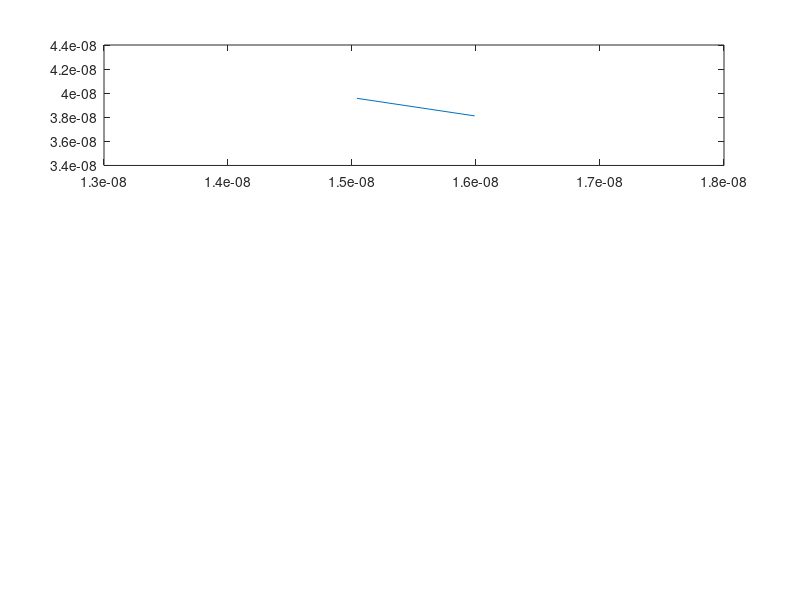

MATLAB code to generate this figure: (Note: this script raises an error after producing the figure.)
clc; close all; clear all;
set(0, 'DefaultFigureWindowStyle', 'docked')

eCount = 1000;      % Total number of electrons
ePlotted = 10;      % Number of Electrons Plotted
dt = 10e-15;        % Time step 10fs -> ( -(Width/100) / vT )
tStop = 200 * dt;	% Stop Time

kB = 1.38066e-23;   % J/K 
m0 = 9.11e-31;
mn = 0.26*m0;

Width = 200e-9;
Height = 100e-9;

% Thermal Velocity
Temp = 300;     % K
vT = sqrt((2*kB*Temp)/mn);

% scattering
% probability of scattering
toggleS = 1;    % Toggle Scattering OFF(0) ON(1)
tmin = 0.2e-12;
pScatter = 1 - exp(-dt/tmin);

mfp = vT * tmin;
fprintf("tmin = %d m\n", tmin);
fprintf("Nominal Mean Free Path = %d m\n", mfp);


% bottlenecking
% Addition of box colliders to the sim
% Providing opposing corners of desired boxes
box = [
    0.8, 0, 1.2, 0.4;
    0.8, 0.6, 1.2, 1;
    ].*1e-7;


% Initializing all electrons with a position and velocity
eObj = struct('x', 0, 'y', 0, 'vx', 0, 'vy', 0, 'vm', 0);  % Electron Object Classification
eCol = rand(eCount,3);   % Random colours for plotting
for i = 1 : eCount
    eObj(i).x = rand()*Width;
    eObj(i).y = rand()*Height;
    for b = 1:size(box,1)
        while eObj(i).x < Width && eObj(i).x > 0 && eObj(i).y < Height && eObj(i).y > 0 && ...
        eObj(i).x <= max(box(b,1),box(b,3)) && eObj(i).x >= min(box(b,1),box(b,3)) && ...
        eObj(i).y <= max(box(b,2),box(b,4)) && eObj(i).y >= min(box(b,2),box(b,4))
            eObj(i).x = rand()*Width;
            eObj(i).y = rand()*Height;
        end
    end
    eObj(i).vx = (sqrt(vT^2 / 2)*randn(1,1));
    eObj(i).vy = (sqrt(vT^2 / 2)*randn(1,1));
    eObj(i).vm = sqrt(eObj(i).vx^2 + eObj(i).vy^2);
end

t = 0;          % Init time
counter = 2;    % Init Counter
while t < tStop

    for i = 1 : eCount
        
        % updating position
        eObj(i).x(counter) = eObj(i).x(counter-1) + eObj(i).vx * dt;
        eObj(i).y(counter) = eObj(i).y(counter-1) + eObj(i).vy * dt;
        
        % scattering effect - Randomize direction/magnitude of velocity
        % probability of scattering based on p.
        if pScatter > rand() && toggleS	% 'if true'
            eObj(i).vx = (sqrt(vT^2 / 2)*randn(1,1));
            eObj(i).vy = (sqrt(vT^2 / 2)*randn(1,1));
        end
        
        
        % magnitude of velocity
        eObj(i).vm = sqrt(eObj(i).vx.^2 + eObj(i).vy.^2);
        
        % plotting only the first 10 electrons
        if (i <= ePlotted)
            subplot(3,1,1)
            p = plot( [eObj(i).x(counter-1), eObj(i).x(counter)], ...
                [eObj(i).y(counter-1), eObj(i).y(counter)] );
            p.Color = eCol(i,:);
            hold on
        end
        
        % boundary conditions
        if eObj(i).x(counter) > Width   % y = 200nm boundary
            eObj(i).x(counter) = eObj(i).x(counter) - Width;
        end
        
        if eObj(i).x(counter) < 0   % y = 0nm boundary
            eObj(i).x(counter) = eObj(i).x(counter) + Width;
        end
        
        if eObj(i).y(counter) > Height  % x = 100nm boundary
            diff = eObj(i).y(counter) - Height;
            eObj(i).y(counter) = Height - diff;
            eObj(i).vy = -eObj(i).vy;
        end
        
        if eObj(i).y(counter) < 0   % x = 0nm boundary
            diff = -eObj(i).y(counter);
            eObj(i).y(counter) = diff;
            eObj(i).vy = -eObj(i).vy;
        end
        
        for b = 1:size(box,1)
            if counter == 2 % Only plot once per simulation
                boxX = [box(b,1), box(b,1), box(b,3), box(b,3), box(b,1)];
                boxY = [box(b,2), box(b,4), box(b,4), box(b,2), box(b,2)];
                fill(boxX, boxY, 'k');
            end
            
            % Checking for collision with boundary
            if eObj(i).y(counter) <= max(box(b,2),box(b,4)) && ... 
            eObj(i).y(counter) >= min(box(b,2),box(b,4))
                if eObj(i).x(counter) <= max(box(b,1),box(b,3)) && ...
                eObj(i).x(counter) > max(box(b,1),box(b,3)) - (Width/10) || ...
                eObj(i).x(counter) >= min(box(b,1),box(b,3)) && ...
                eObj(i).x(counter) < min(box(b,1),box(b,3)) + (Width/10)
                    eObj(i).vx = -eObj(i).vx;
                end
            end
            if eObj(i).x(counter) <= max(box(b,1),box(b,3)) && ...
            eObj(i).x(counter) >= min(box(b,1),box(b,3))
                if eObj(i).y(counter) <= max(box(b,2),box(b,4)) && ...
                eObj(i).y(counter) > max(box(b,2),box(b,4)) - (Height/10) || ...
                eObj(i).y(counter) >= min(box(b,2),box(b,4)) && ...
                eObj(i).y(counter) < min(box(b,2),box(b,4)) + (Height/10)
                    eObj(i).vy = -eObj(i).vy;
                end
            end
        end
        
    end
    pause(0.05);       % Delay for animation
    axis([0,Width,0,Height]);  % Plot Axis' set
    t = t + dt;         % Incrementing Time
    
    % Plotting the Average Temperature over time
    Time(:,counter) = t;
    averageTemperature = ( ([eObj(:).vm].^2) .* mn ) ./ (kB*2);
    Temp(:,counter) = mean(averageTemperature); % Average Temperature
    subplot(3,1,2), plot(Time, Temp, 'k', 'LineWidth',1.75);
    
    % Plotting the distribution of velocities
    subplot(3,2,5), histogram([eObj(:).vm],50)
    
    % Plotting the MEAN FREE PATH over time
    mfp(:,counter) = mean([eObj(:).vm]) * tmin;
    subplot(3,2,6), plot(Time, mfp, 'k', 'LineWidth',1.75);
    counter = counter + 1;      % Incrementing Sim Counter
end
hold off
